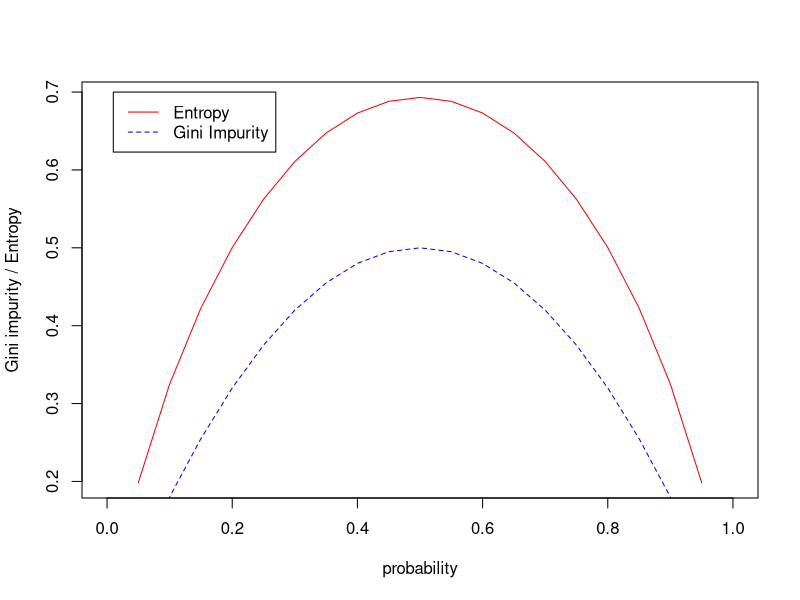

The R source for this figure:

x <- seq(0, 1, 0.05)

# The entropy function for a two-class classification.
entropy <- - x * log(x) - (1-x) * log(1-x)

# The gini impurity function for a two-class classification.
gini_impurity <- 1 - x ^ 2 - (1-x) ^ 2


# Plot the distribution of entropy first.
plot(x, entropy, type="l", col="red", 
	 xlab = "probability", ylab="Gini impurity / Entropy", lty=1)

# Plot the gini_impurity further.
lines(x, gini_impurity, col="blue", lty=20)

legend(0.01, 0.7, c("Entropy", "Gini Impurity"),
	col=c("red", "blue"), lty=c(1, 20))

